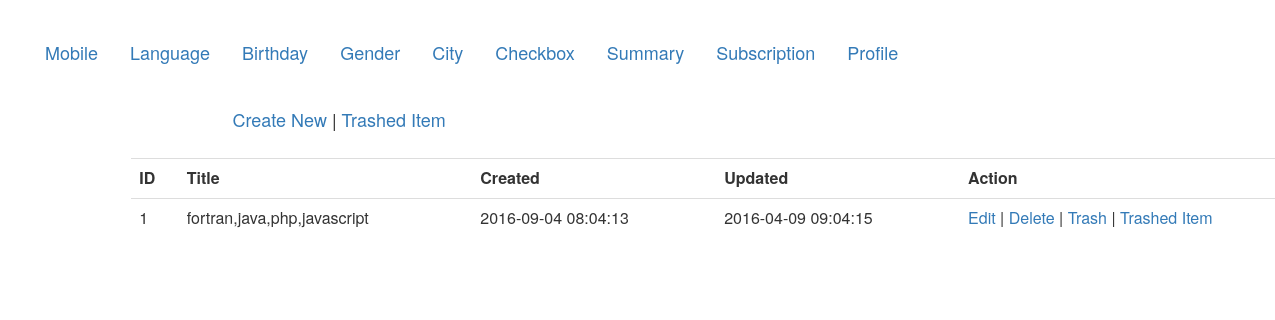
The page /views/ALL_CRUD/Language/view.php?id=1 on the database its author committed.
### tables this page shows
CREATE TABLE `languages` (
  `id` int(11) NOT NULL,
  `title` varchar(255) NOT NULL,
  `created_at` datetime NOT NULL,
  `updated_at` datetime DEFAULT NULL,
  `deleted_at` datetime DEFAULT NULL
);

### src/ALL_CRUD/Language/Language.php (called while the page is built, shortened)
<?php
class Language {
    public $db='';
    public function __construct() {
        $this->db=  mysqli_connect("localhost","root","fazil142","atomicproject");
    }
    public function view($data=''){
        $this->id=$data['id'];
        $query="select * from languages where id=".$this->id;
        $result=  mysqli_query($this->db, $query);
        $row=  mysqli_fetch_assoc($result);
        return $row;
    }
}

### views/ALL_CRUD/Language/view.php (the view, shortened to what this page needs)
<!DOCTYPE html>
<html>
    <head>
        <link rel="stylesheet" type="text/css" href="../../../css/bootstrap.min.css">
        <link rel="stylesheet" type="text/css" href="../../../css/style.css">
    </head>
    <body>
        <div>
            <ul class="nav nav-pills ">
  <li role="presentation"><a href="../../../views/ALL_CRUD/Mobile/index.php">Mobile</a></li>
  <li role="presentation"><a href="index.php">Language</a></li>
  <li role="presentation"><a href="../../../views/ALL_CRUD/Birthday/index.php">Birthday</a></li>
  <li role="presentation"><a href="../../../views/ALL_CRUD/Gender/index.php">Gender</a></li>
  <li role="presentation"><a href="../../../views/ALL_CRUD/City/index.php">City</a></li>
  <li role="presentation"><a href="../../../views/ALL_CRUD/Checkbox/index.php">Checkbox</a></li>
  <li role="presentation"><a href="../../../views/ALL_CRUD/Summary/index.php">Summary</a></li>
  <li role="presentation"><a href="../../../views/ALL_CRUD/Subscription/index.php">Subscription</a></li>
  <li role="presentation"><a href="../../../views/ALL_CRUD/ProfilePic/index.php">Profile</a></li>
</ul>
            <h3 class="col-md-10 col-md-offset-2"><?php
            ?></h3>
        </div>
    </body>
</html>
<?php
    $language=new Language();
    $val=$language->view($_GET);
?>
<Ul class="nav nav-pills col-md-10 col-md-offset-2 " style="font-size:18px">
    <a href="create.php">Create New</a> |
    <a href="trashed.php">Trashed Item</a>
    <br><br>
</Ul>
<table class="table col-md-10 col-md-offset-1" style="font-size: 16px">
    <tr>
        <th>ID</th>
        <th>Title</th>
        <th>Created</th>
        <th>Updated</th>
        <th>Action</th>
    </tr>
    <tr>
        <td><?php echo $val['id'];?></td>
        <td><?php echo $val['title'];?></td>
        <td><?php echo $val['created_at'];?></td>
        <td><?php
            if(!empty($val['updated_at'])){
       echo $val['updated_at'];
            }
 else {
                echo 'Not Updated Yet';
 }
        ?></td>
        <td>
            <a href="edit.php?id=<?php echo $val['id'];?>">Edit</a> |
            <a href="delete.php?id=<?php echo $val['id'];?>">Delete</a> |
            <a href="trash.php?id=<?php echo $val['id'];?>">Trash</a>  |
            <a href="trashed.php?id=<?php echo $val['id'];?>">Trashed Item</a>
        </td>
    </tr>
</table>

### css/style.css (style rules this page uses)
body { margin:30px; }
div ul li a { font-size: 18px }

### rows shown on the page
languages: id "1", title "fortran,java,php,javascript", created_at "2016-09-04 08:04:13", updated_at "2016-04-09 09:04:15"
